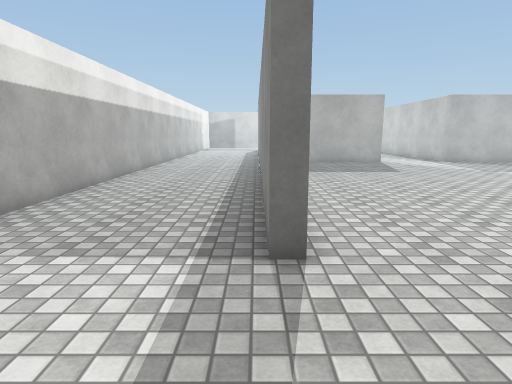
View 1 (above)

21 first-person views from a walk through a 3-D level made in the Unity game engine. The camera is 1.5 m above the floor, tilts 10° down and sees 75° across. The floor is counted in squares, 0.9 m on a side. Each view is taken from the middle of a square. On the plan, view 1 faces up. The plan holds only what a view shows up to about 16 squares ahead; the rest is blank. The player character is not drawn. Surface patterns are stand-ins for the level's own textures.

View 2
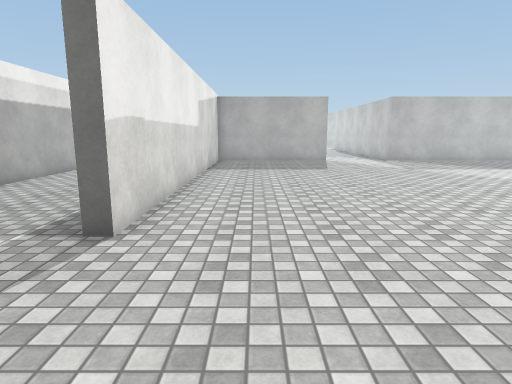

View 3
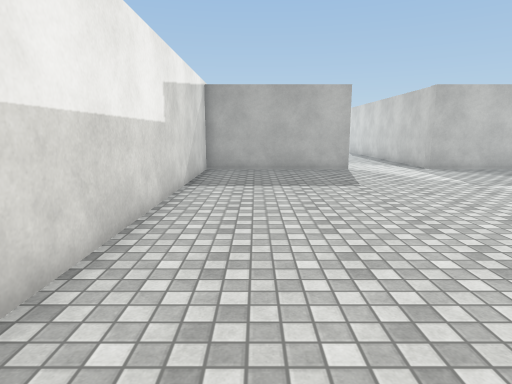

View 4
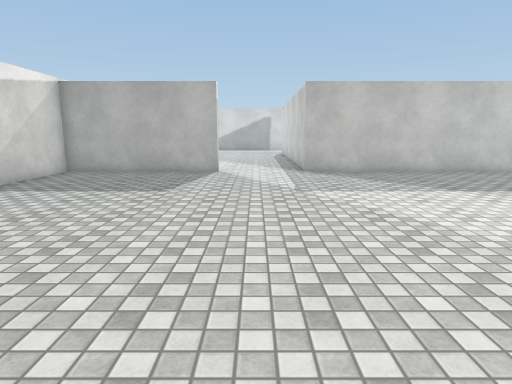

View 5
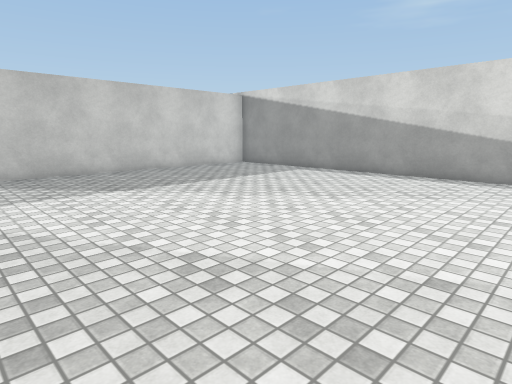

View 6
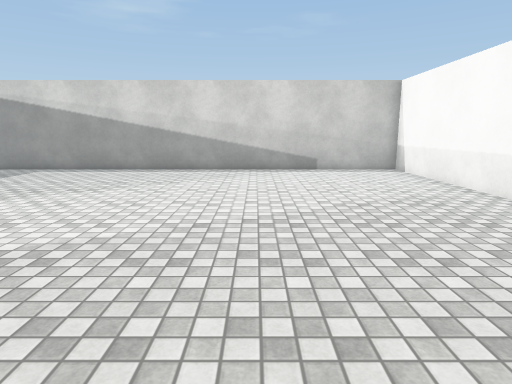

View 7
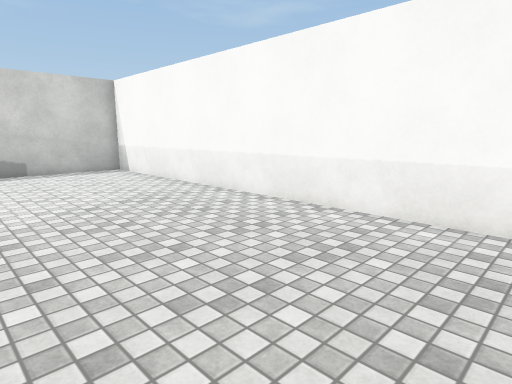

View 8
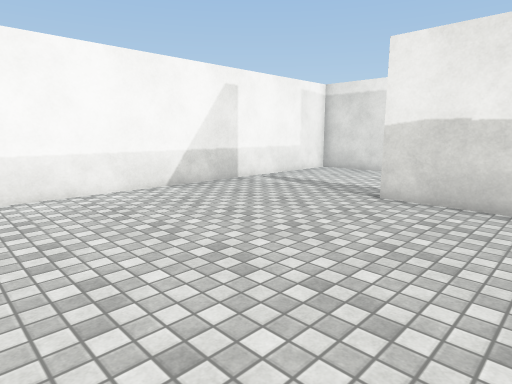

View 9
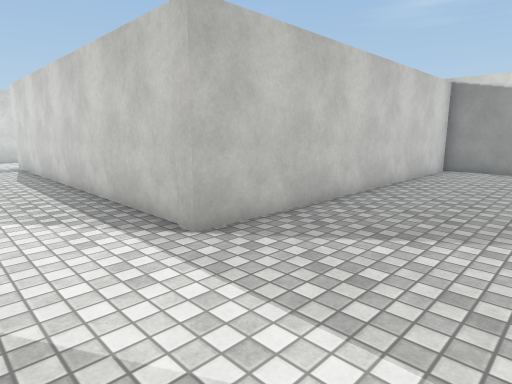

View 10
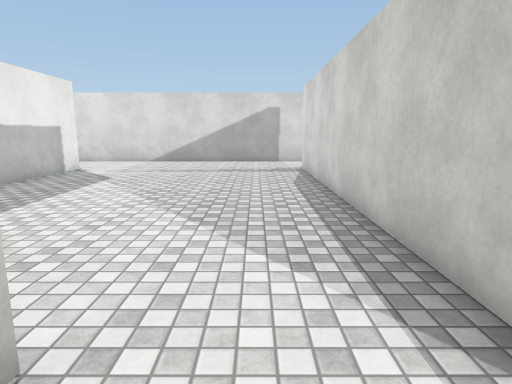

View 11
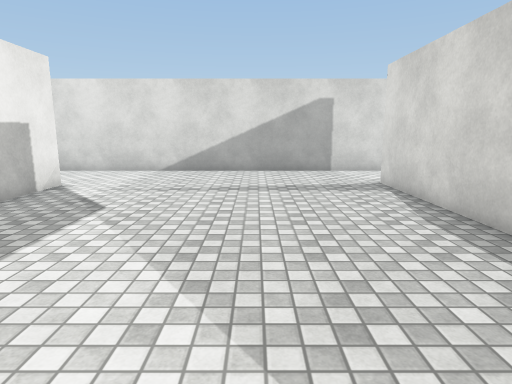

View 12
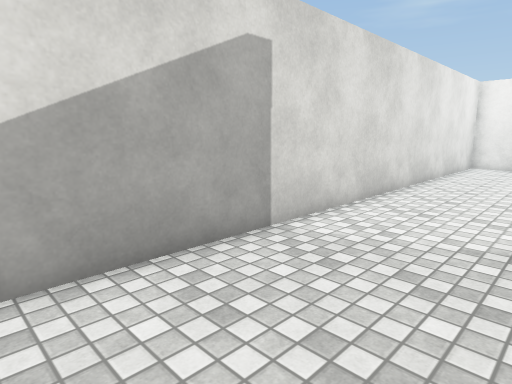

View 13
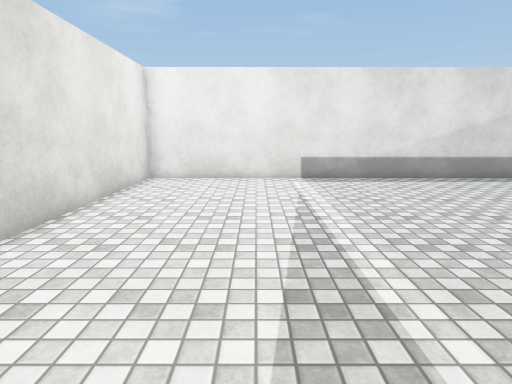

View 14
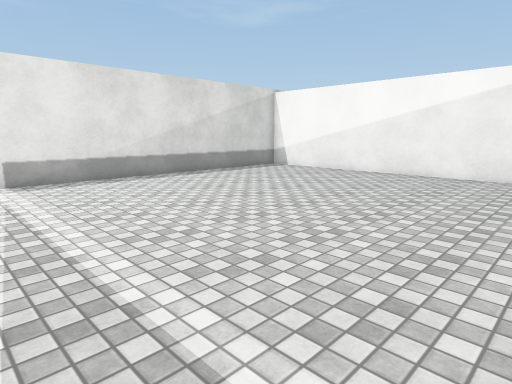

View 15
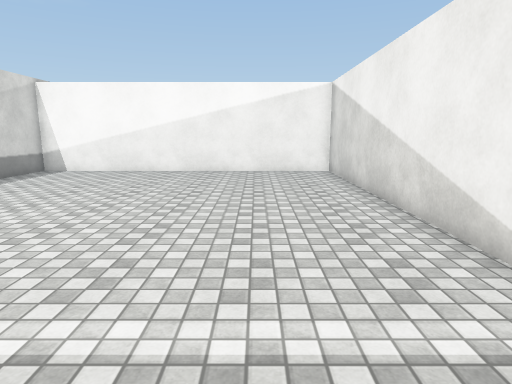

View 16
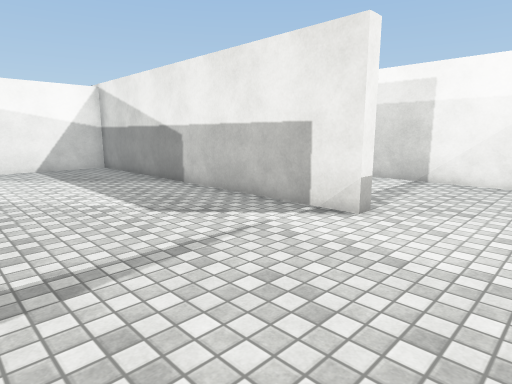

View 17
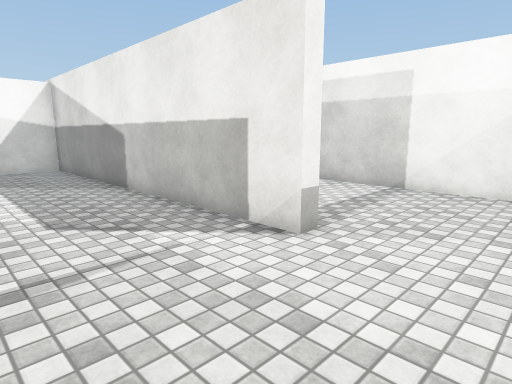

View 18
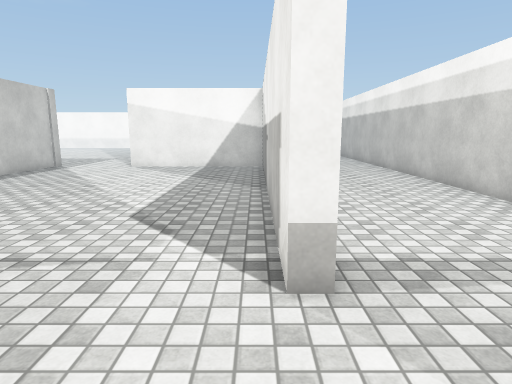

View 19
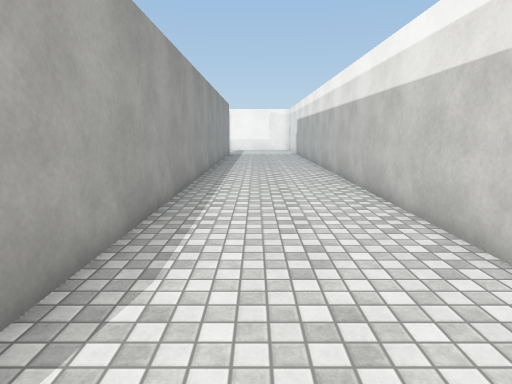

View 20
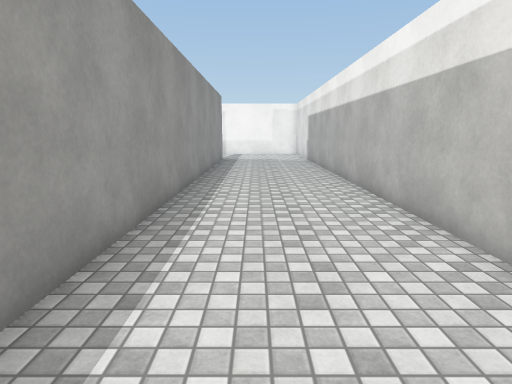

View 21
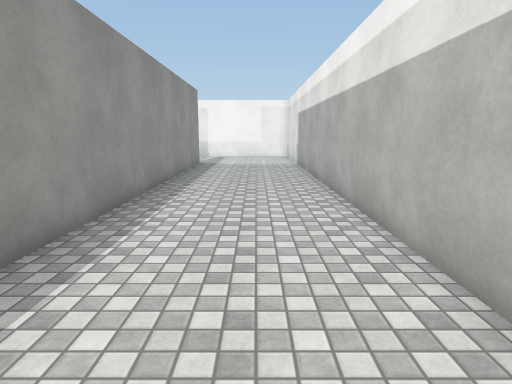

### Floor plan
Ten units are one square. View 1 is at (0, 0); x grows to the right and y downward. Boxes are objects, and circles mark ways between rooms. Rooms are numbered by the first view taken in them; rooms with no view inside come last. Other rooms are left out.
<svg viewBox="-58 -385 308 405">
<path fill="none" stroke="#000" d="M73 -201 73 -196 7 -196 7 -42 2 -42 2 -295M98 15 245 15 245 -196 112 -196 112 -342M-53 -16 -53 8M1 -337 7 -337 7 -201 49 -201M-46 15 79 15M125 -380 -19 -380M-53 -358 -53 -68M117 -309 117 -201 245 -201 245 -380 125 -380"/>
<circle cx="117" cy="-360" r="3" fill="#2a7"/>
<text x="80" y="-150">1</text>
<text x="180" y="-290">2</text>
</svg>
Room 1 opens to room 2.

Where each view was taken, in squares from view 1:
view 1: 0 up, 0 right, facing up
view 2: 1 down, 3 right, facing up
view 3: 4 up, 3 right, facing up
view 4: 5 up, 9 right, facing up
view 5: 5 up, 11 right, facing up-right
view 6: 5 up, 9 right, facing right
view 7: 5 up, 9 right, facing down-right
view 8: 8 up, 9 right, facing down-left
view 9: 15 up, 8 right, facing up-right
view 10: 18 up, 9 right, facing up
view 11: 23 up, 7 right, facing up
view 12: 34 up, 6 right, facing up-right
view 13: 34 up, 12 right, facing right
view 14: 34 up, 12 right, facing down-right
view 15: 35 up, 15 right, facing down
view 16: 37 up, 7 right, facing down-left
view 17: 37 up, 5 right, facing down-left
view 18: 37 up, 1 right, facing down
view 19: 32 up, 2 left, facing down
view 20: 26 up, 2 left, facing down
view 21: 23 up, 3 left, facing down
